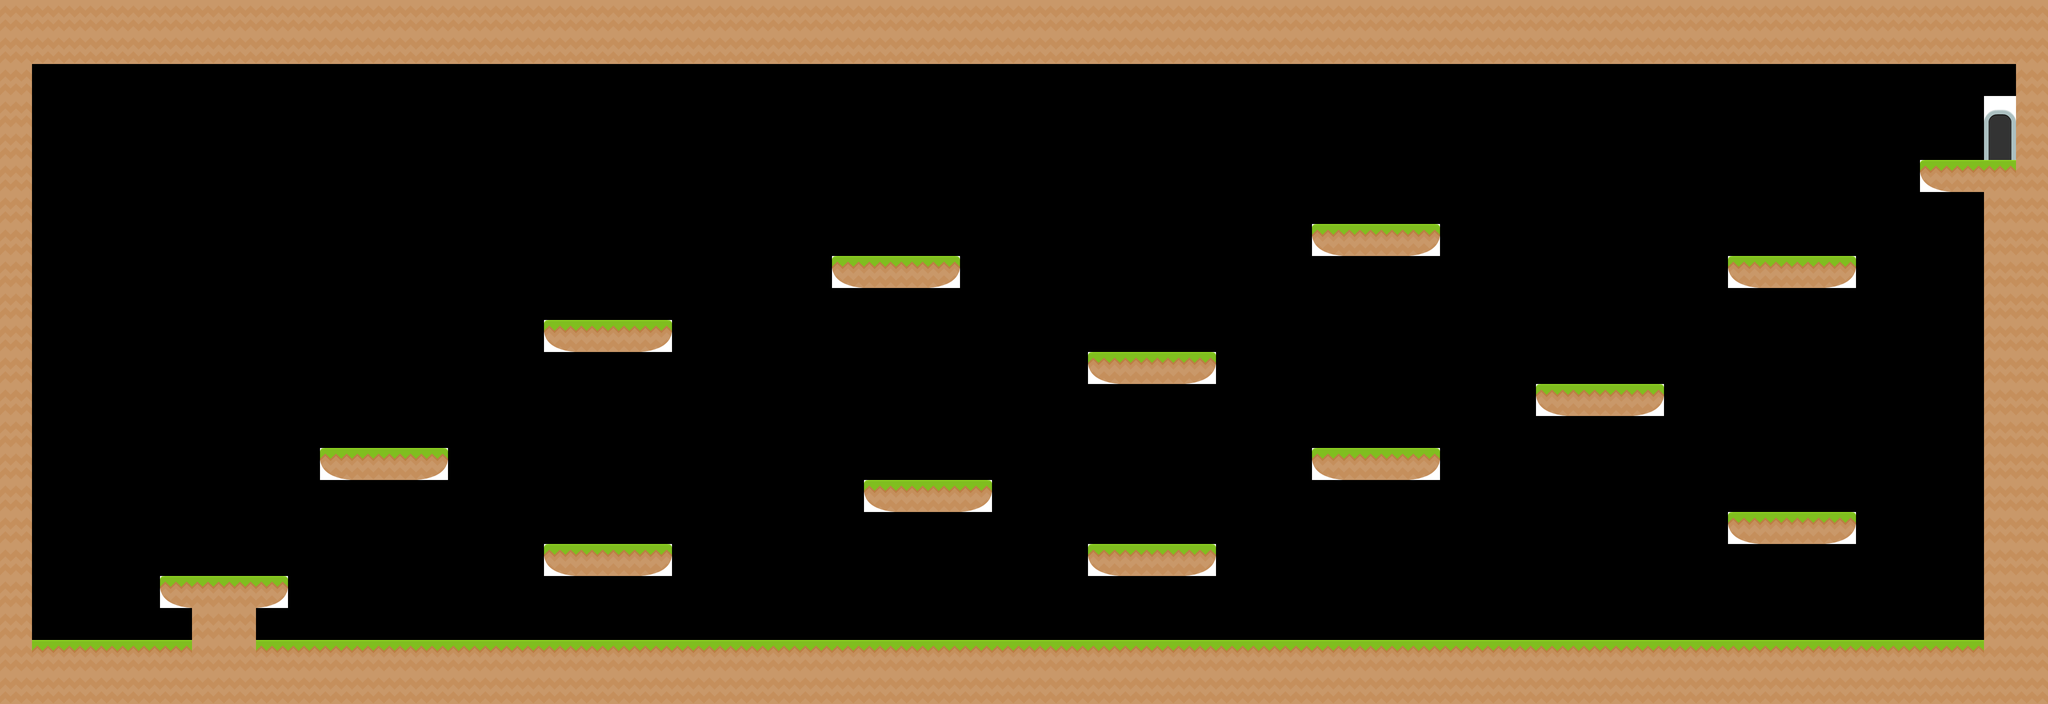

Tiled map render using the project's own tile images. Description and the whole map definition, tile-layer contents included, below:
An orthogonal 64x22 tile map with 70x70 px tiles, 1 tile layer (Tile Layer 1) and 6 objects (4x enemy, player, player2).

<map version="1.0" orientation="orthogonal" renderorder="left-down" width="64" height="22" tilewidth="70" tileheight="70">
 <tileset firstgid="1" name="tiles_spritesheet" tilewidth="70" tileheight="70">
  <image source="tiles_spritesheet.png" width="840" height="910" />
 </tileset>
 <layer name="Tile Layer 1" width="64" height="22">
  <data encoding="csv">
153,153,153,153,153,153,153,153,153,153,153,153,153,153,153,153,153,153,153,153,153,153,153,153,153,153,153,153,153,153,153,153,153,153,153,153,153,153,153,153,153,153,153,153,153,153,153,153,153,153,153,153,153,153,153,153,153,153,153,153,153,153,153,153,
153,153,153,153,153,153,153,153,153,153,153,153,153,153,153,153,153,153,153,153,153,153,153,153,153,153,153,153,153,153,153,153,153,153,153,153,153,153,153,153,153,153,153,153,153,153,153,153,153,153,153,153,153,153,153,153,153,153,153,153,153,153,153,153,
153,0,0,0,0,0,0,0,0,0,0,0,0,0,0,0,0,0,0,0,0,0,0,0,0,0,0,0,0,0,0,0,0,0,0,0,0,0,0,0,0,0,0,0,0,0,0,0,0,0,0,0,0,0,0,0,0,0,0,0,0,0,0,153,
153,0,0,0,0,0,0,0,0,0,0,0,0,0,0,0,0,0,0,0,0,0,0,0,0,0,0,0,0,0,0,0,0,0,0,0,0,0,0,0,0,0,0,0,0,0,0,0,0,0,0,0,0,0,0,0,0,0,0,0,0,0,46,153,
153,0,0,0,0,0,0,0,0,0,0,0,0,0,0,0,0,0,0,0,0,0,0,0,0,0,0,0,0,0,0,0,0,0,0,0,0,0,0,0,0,0,0,0,0,0,0,0,0,0,0,0,0,0,0,0,0,0,0,0,0,0,58,153,
153,0,0,0,0,0,0,0,0,0,0,0,0,0,0,0,0,0,0,0,0,0,0,0,0,0,0,0,0,0,0,0,0,0,0,0,0,0,0,0,0,0,0,0,0,0,0,0,0,0,0,0,0,0,0,0,0,0,0,0,129,104,104,153,
153,0,0,0,0,0,0,0,0,0,0,0,0,0,0,0,0,0,0,0,0,0,0,0,0,0,0,0,0,0,0,0,0,0,0,0,0,0,0,0,0,0,0,0,0,0,0,0,0,0,0,0,0,0,0,0,0,0,0,0,0,0,153,153,
153,0,0,0,0,0,0,0,0,0,0,0,0,0,0,0,0,0,0,0,0,0,0,0,0,0,0,0,0,0,0,0,0,0,0,0,0,0,0,0,0,129,104,104,105,0,0,0,0,0,0,0,0,0,0,0,0,0,0,0,0,0,153,153,
153,0,0,0,0,0,0,0,0,0,0,0,0,0,0,0,0,0,0,0,0,0,0,0,0,0,129,104,104,105,0,0,0,0,0,0,0,0,0,0,0,0,0,0,0,0,0,0,0,0,0,0,0,0,129,104,104,105,0,0,0,0,153,153,
153,0,0,0,0,0,0,0,0,0,0,0,0,0,0,0,0,0,0,0,0,0,0,0,0,0,0,0,0,0,0,0,0,0,0,0,0,0,0,0,0,0,0,0,0,0,0,0,0,0,0,0,0,0,0,0,0,0,0,0,0,0,153,153,
153,0,0,0,0,0,0,0,0,0,0,0,0,0,0,0,0,129,104,104,105,0,0,0,0,0,0,0,0,0,0,0,0,0,0,0,0,0,0,0,0,0,0,0,0,0,0,0,0,0,0,0,0,0,0,0,0,0,0,0,0,0,153,153,
153,0,0,0,0,0,0,0,0,0,0,0,0,0,0,0,0,0,0,0,0,0,0,0,0,0,0,0,0,0,0,0,0,0,129,104,104,105,0,0,0,0,0,0,0,0,0,0,0,0,0,0,0,0,0,0,0,0,0,0,0,0,153,153,
153,0,0,0,0,0,0,0,0,0,0,0,0,0,0,0,0,0,0,0,0,0,0,0,0,0,0,0,0,0,0,0,0,0,0,0,0,0,0,0,0,0,0,0,0,0,0,0,129,104,104,105,0,0,0,0,0,0,0,0,0,0,153,153,
153,0,0,0,0,0,0,0,0,0,0,0,0,0,0,0,0,0,0,0,0,0,0,0,0,0,0,0,0,0,0,0,0,0,0,0,0,0,0,0,0,0,0,0,0,0,0,0,0,0,0,0,0,0,0,0,0,0,0,0,0,0,153,153,
153,0,0,0,0,0,0,0,0,0,129,104,104,105,0,0,0,0,0,0,0,0,0,0,0,0,0,0,0,0,0,0,0,0,0,0,0,0,0,0,0,129,104,104,105,0,0,0,0,0,0,0,0,0,0,0,0,0,0,0,0,0,153,153,
153,0,0,0,0,0,0,0,0,0,0,0,0,0,0,0,0,0,0,0,0,0,0,0,0,0,0,129,104,104,105,0,0,0,0,0,0,0,0,0,0,0,0,0,0,0,0,0,0,0,0,0,0,0,0,0,0,0,0,0,0,0,153,153,
153,0,0,0,0,0,0,0,0,0,0,0,0,0,0,0,0,0,0,0,0,0,0,0,0,0,0,0,0,0,0,0,0,0,0,0,0,0,0,0,0,0,0,0,0,0,0,0,0,0,0,0,0,0,129,104,104,105,0,0,0,0,153,153,
153,0,0,0,0,0,0,0,0,0,0,0,0,0,0,0,0,129,104,104,105,0,0,0,0,0,0,0,0,0,0,0,0,0,129,104,104,105,0,0,0,0,0,0,0,0,0,0,0,0,0,0,0,0,0,0,0,0,0,0,0,0,153,153,
153,0,0,0,0,129,104,104,105,0,0,0,0,0,0,0,0,0,0,0,0,0,0,0,0,0,0,0,0,0,0,0,0,0,0,0,0,0,0,0,0,0,0,0,0,0,0,0,0,0,0,0,0,0,0,0,0,0,0,0,0,0,153,153,
153,0,0,0,0,0,153,153,0,0,0,0,0,0,0,0,0,0,0,0,0,0,0,0,0,0,0,0,0,0,0,0,0,0,0,0,0,0,0,0,0,0,0,0,0,0,0,0,0,0,0,0,0,0,0,0,0,0,0,0,0,0,153,153,
153,104,104,104,104,104,153,153,104,104,104,104,104,104,104,104,104,104,104,104,104,104,104,104,104,104,104,104,104,104,104,104,104,104,104,104,104,104,104,104,104,104,104,104,104,104,104,104,104,104,104,104,104,104,104,104,104,104,104,104,104,104,153,153,
153,153,153,153,153,153,153,153,153,153,153,153,153,153,153,153,153,153,153,153,153,153,153,153,153,153,153,153,153,153,153,153,153,153,153,153,153,153,153,153,153,153,153,153,153,153,153,153,153,153,153,153,153,153,153,153,153,153,153,153,153,153,153,153
</data>
 </layer>
 <objectgroup name="Players">
  <object name="playerPosition" type="player" gid="1" x="176" y="1368" />
  <object name="player2Position" type="player2" gid="1" x="84" y="1368" />
 </objectgroup>
 <objectgroup name="Enemies">
  <object type="enemy" gid="49" x="1000" y="1400" />
  <object type="enemy" gid="49" x="2000" y="1400" />
  <object type="enemy" gid="49" x="3000" y="1400" />
  <object type="enemy" gid="49" x="4000" y="1400" />
 </objectgroup>
</map>